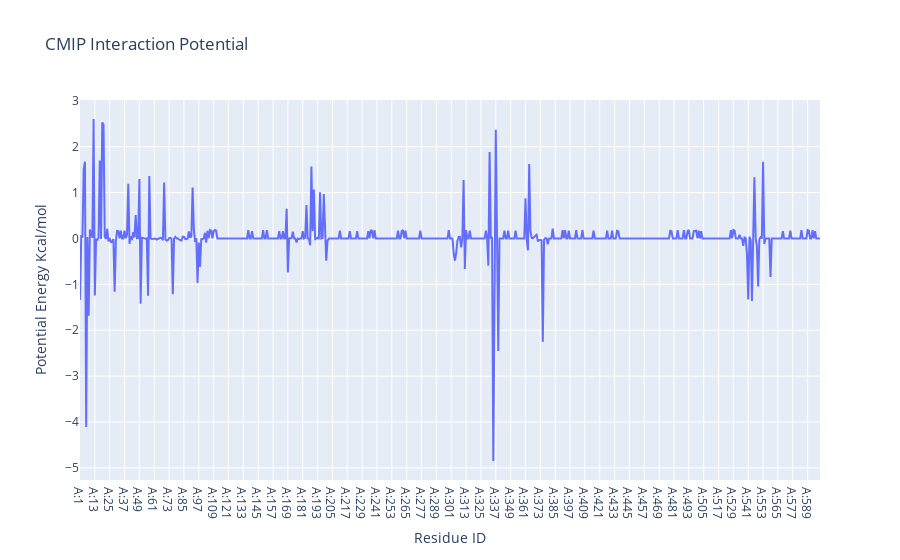

Source (notebook cell):
### Code cell
import plotly
import plotly.graph_objs as go
from biobb_cmip.utils.representation import get_energies_byres


res_list, energy_dict = get_energies_byres(RBD_byat_out)

plotly.offline.init_notebook_mode(connected=True)

fig = {"data": [go.Scatter(x=res_list, y=energy_dict['ES'])],
       "layout": go.Layout(title="CMIP Interaction Potential", xaxis=dict(title = "Residue ID"), 
                           yaxis=dict(title = "Potential Energy Kcal/mol"))}

plotly.offline.iplot(fig)

### Figure 1 — Plotly figure (JSON) as saved in the notebook; plotly's stock layout.template omitted (floating-point values rounded to 4 significant figures; data arrays with more than 128 entries replaced by an {"elided": "..."} marker saying what was removed)
{"data": [{"type": "scatter", "x": {"elided": "599 str values"}, "y": {"elided": "599 float values"}}], "layout": {"title": {"text": "CMIP Interaction Potential"}, "xaxis": {"title": {"text": "Residue ID"}}, "yaxis": {"title": {"text": "Potential Energy Kcal/mol"}}}}
